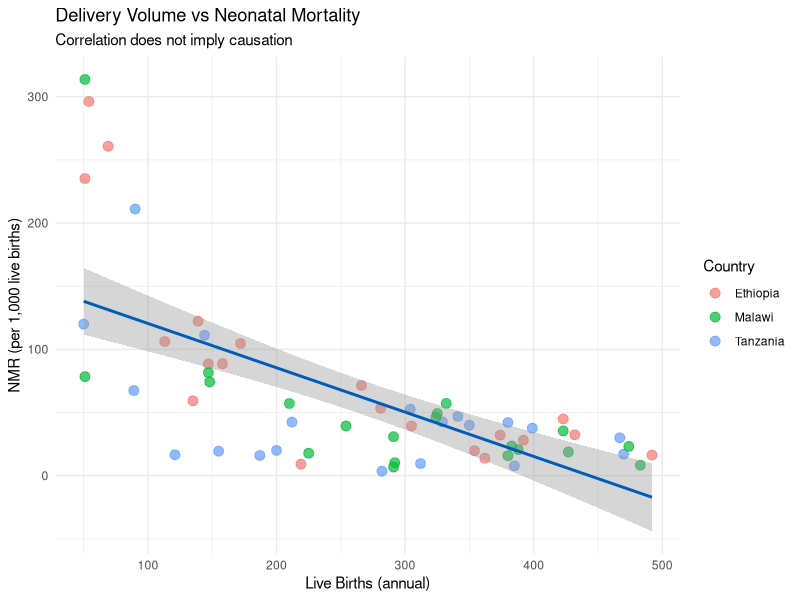
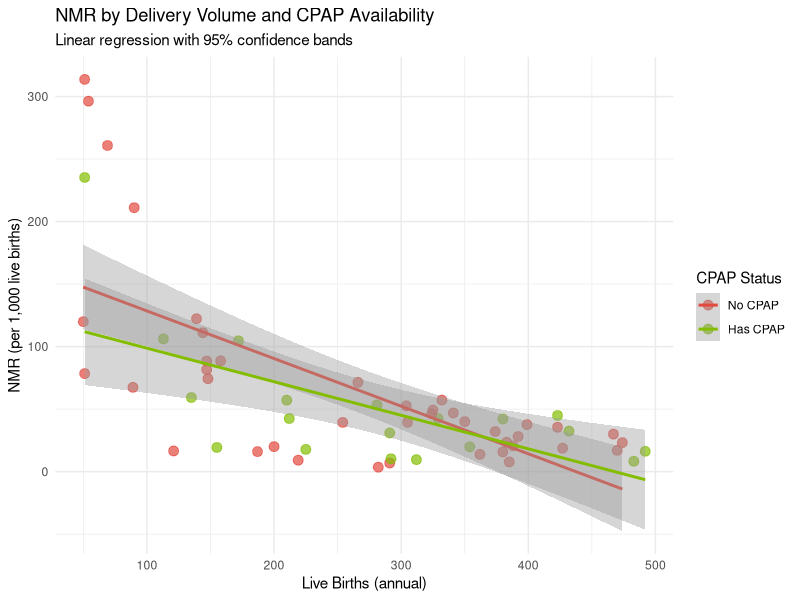

Generate these figures, in order, with R:
## ---- chunk 1
#| label: summary-stats
#| echo: true

library(tidyverse)

# Simulated facility-level data
set.seed(42)
facility_data <- tibble(
  facility_id   = paste0("F", 1:60),
  country       = rep(c("Ethiopia", "Tanzania", "Malawi"), each = 20),
  facility_type = sample(c("hospital", "health_center", "health_post"),
                          60, replace = TRUE,
                          prob = c(0.2, 0.4, 0.4)),
  live_births   = round(runif(60, 50, 500)),
  neonatal_deaths = round(runif(60, 0, 20)),
  has_cpap      = sample(c(TRUE, FALSE), 60, replace = TRUE, prob = c(0.3, 0.7))
) |>
  mutate(nmr = neonatal_deaths / live_births * 1000)

# Summary statistics by country
facility_data |>
  group_by(country) |>
  summarise(
    n = n(),
    mean_nmr   = round(mean(nmr, na.rm = TRUE), 1),
    median_nmr = round(median(nmr, na.rm = TRUE), 1),
    sd_nmr     = round(sd(nmr, na.rm = TRUE), 1),
    min_nmr    = round(min(nmr, na.rm = TRUE), 1),
    max_nmr    = round(max(nmr, na.rm = TRUE), 1)
  )
## ---- chunk 2
#| label: proportion-tables
#| echo: true

# What proportion of facilities have CPAP equipment?
facility_data |>
  group_by(country) |>
  summarise(
    n_facilities = n(),
    n_with_cpap  = sum(has_cpap),
    pct_cpap     = round(mean(has_cpap) * 100, 1)
  )

# Cross-tabulation: facility type by CPAP availability
facility_data |>
  count(facility_type, has_cpap) |>
  pivot_wider(names_from = has_cpap, values_from = n,
              names_prefix = "cpap_") |>
  mutate(pct_with_cpap = round(cpap_TRUE / (cpap_TRUE + cpap_FALSE) * 100, 1))
## ---- chunk 3
#| label: confidence-intervals
#| echo: true

# 95% confidence interval for mean NMR in Ethiopia
ethiopia_nmr <- facility_data |>
  filter(country == "Ethiopia") |>
  pull(nmr)

t_result <- t.test(ethiopia_nmr)
t_result

# Extract the key numbers
t_result$estimate     # point estimate (mean)
t_result$conf.int     # 95% CI bounds

# CI by country
facility_data |>
  group_by(country) |>
  summarise(
    mean_nmr = mean(nmr),
    ci_lower = t.test(nmr)$conf.int[1],
    ci_upper = t.test(nmr)$conf.int[2],
    .groups = "drop"
  ) |>
  mutate(across(where(is.numeric), ~ round(.x, 1)))
## ---- chunk 4
#| label: correlation
#| echo: true
#| fig-width: 8
#| fig-height: 5

# Is delivery volume correlated with NMR?
cor.test(facility_data$live_births, facility_data$nmr)

# Visualize the relationship
ggplot(facility_data, aes(x = live_births, y = nmr)) +
  geom_point(aes(color = country), size = 3, alpha = 0.7) +
  geom_smooth(method = "lm", se = TRUE, color = "#005CB9", linewidth = 1) +
  labs(
    title = "Delivery Volume vs Neonatal Mortality",
    subtitle = "Correlation does not imply causation",
    x = "Live Births (annual)",
    y = "NMR (per 1,000 live births)",
    color = "Country"
  ) +
  theme_minimal()
## ---- chunk 5
#| label: linear-regression
#| echo: true

# Fit a linear model: NMR as a function of delivery volume and CPAP
model <- lm(nmr ~ live_births + has_cpap + facility_type,
            data = facility_data)

# Interpret the results
summary(model)

# Key coefficients to report:
# - Intercept: estimated NMR when all predictors are at reference level
# - live_births: change in NMR for each additional birth
# - has_cpapTRUE: difference in NMR between facilities with/without CPAP
# - facility_type: difference relative to reference category
## ---- chunk 6
#| label: regression-viz
#| echo: true
#| fig-width: 8
#| fig-height: 5

# Visualize the regression with confidence band
ggplot(facility_data, aes(x = live_births, y = nmr, color = has_cpap)) +
  geom_point(size = 3, alpha = 0.7) +
  geom_smooth(method = "lm", se = TRUE) +
  scale_color_manual(
    values = c("TRUE" = "#83BD00", "FALSE" = "#E24A3F"),
    labels = c("TRUE" = "Has CPAP", "FALSE" = "No CPAP")
  ) +
  labs(
    title = "NMR by Delivery Volume and CPAP Availability",
    subtitle = "Linear regression with 95% confidence bands",
    x = "Live Births (annual)",
    y = "NMR (per 1,000 live births)",
    color = "CPAP Status"
  ) +
  theme_minimal()
